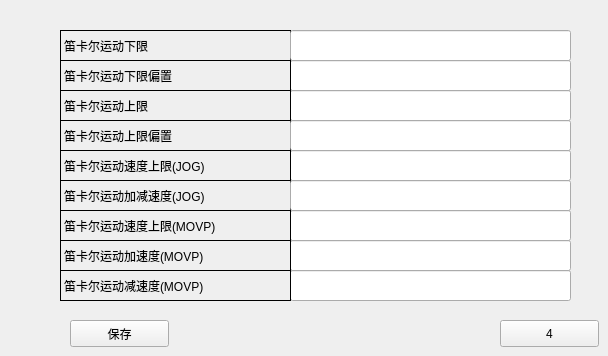
      <widget class="QWidget" name="page_21">
       <widget class="QLineEdit" name="lineEdit_112">
        <property name="geometry">
         <rect>
          <x>290</x>
          <y>210</y>
          <width>281</width>
          <height>31</height>
         </rect>
        </property>
       </widget>
       <widget class="QLineEdit" name="lineEdit_113">
        <property name="geometry">
         <rect>
          <x>290</x>
          <y>90</y>
          <width>281</width>
          <height>31</height>
         </rect>
        </property>
       </widget>
       <widget class="QLabel" name="label_158">
        <property name="geometry">
         <rect>
          <x>60</x>
          <y>180</y>
          <width>231</width>
          <height>31</height>
         </rect>
        </property>
        <property name="frameShape">
         <enum>QFrame::Panel</enum>
        </property>
        <property name="text">
         <string>笛卡尔运动加减速度(JOG)</string>
        </property>
       </widget>
       <widget class="QLineEdit" name="lineEdit_114">
        <property name="geometry">
         <rect>
          <x>290</x>
          <y>150</y>
          <width>281</width>
          <height>31</height>
         </rect>
        </property>
       </widget>
       <widget class="QLineEdit" name="lineEdit_139">
        <property name="geometry">
         <rect>
          <x>290</x>
          <y>270</y>
          <width>281</width>
          <height>31</height>
         </rect>
        </property>
       </widget>
       <widget class="QLabel" name="label_159">
        <property name="geometry">
         <rect>
          <x>60</x>
          <y>150</y>
          <width>231</width>
          <height>31</height>
         </rect>
        </property>
        <property name="frameShape">
         <enum>QFrame::Panel</enum>
        </property>
        <property name="text">
         <string>笛卡尔运动速度上限(JOG)</string>
        </property>
       </widget>
       <widget class="QLabel" name="label_160">
        <property name="geometry">
         <rect>
          <x>60</x>
          <y>120</y>
          <width>231</width>
          <height>31</height>
         </rect>
        </property>
        <property name="frameShape">
         <enum>QFrame::Panel</enum>
        </property>
        <property name="text">
         <string>笛卡尔运动上限偏置</string>
        </property>
       </widget>
       <widget class="QLineEdit" name="lineEdit_115">
        <property name="geometry">
         <rect>
          <x>290</x>
          <y>120</y>
          <width>281</width>
          <height>31</height>
         </rect>
        </property>
       </widget>
       <widget class="QPushButton" name="pushButton_59">
        <property name="geometry">
         <rect>
          <x>70</x>
          <y>320</y>
          <width>99</width>
          <height>27</height>
         </rect>
        </property>
        <property name="text">
         <string>保存</string>
        </property>
       </widget>
       <widget class="QLabel" name="label_161">
        <property name="geometry">
         <rect>
          <x>60</x>
          <y>210</y>
          <width>231</width>
          <height>31</height>
         </rect>
        </property>
        <property name="frameShape">
         <enum>QFrame::Panel</enum>
        </property>
        <property name="text">
         <string>笛卡尔运动速度上限(MOVP)</string>
        </property>
       </widget>
       <widget class="QLineEdit" name="lineEdit_116">
        <property name="geometry">
         <rect>
          <x>290</x>
          <y>60</y>
          <width>281</width>
          <height>31</height>
         </rect>
        </property>
       </widget>
       <widget class="QLineEdit" name="lineEdit_117">
        <property name="geometry">
         <rect>
          <x>290</x>
          <y>240</y>
          <width>281</width>
          <height>31</height>
         </rect>
        </property>
       </widget>
       <widget class="QLabel" name="label_162">
        <property name="geometry">
         <rect>
          <x>60</x>
          <y>90</y>
          <width>231</width>
          <height>31</height>
         </rect>
        </property>
        <property name="frameShape">
         <enum>QFrame::Panel</enum>
        </property>
        <property name="text">
         <string>笛卡尔运动上限</string>
        </property>
       </widget>
       <widget class="QLabel" name="label_163">
        <property name="geometry">
         <rect>
          <x>60</x>
          <y>240</y>
          <width>231</width>
          <height>31</height>
         </rect>
        </property>
        <property name="frameShape">
         <enum>QFrame::Panel</enum>
        </property>
        <property name="text">
         <string>笛卡尔运动加速度(MOVP)</string>
        </property>
       </widget>
       <widget class="QLabel" name="label_164">
        <property name="geometry">
         <rect>
          <x>60</x>
          <y>270</y>
          <width>231</width>
          <height>31</height>
         </rect>
        </property>
        <property name="frameShape">
         <enum>QFrame::Panel</enum>
        </property>
        <property name="text">
         <string>笛卡尔运动减速度(MOVP)</string>
        </property>
       </widget>
       <widget class="QLineEdit" name="lineEdit_118">
        <property name="geometry">
         <rect>
          <x>290</x>
          <y>180</y>
          <width>281</width>
          <height>31</height>
         </rect>
        </property>
       </widget>
       <widget class="QLabel" name="label_165">
        <property name="geometry">
         <rect>
          <x>60</x>
          <y>30</y>
          <width>231</width>
          <height>31</height>
         </rect>
        </property>
        <property name="frameShape">
         <enum>QFrame::Panel</enum>
        </property>
        <property name="text">
         <string>笛卡尔运动下限</string>
        </property>
       </widget>
       <widget class="QLabel" name="label_166">
        <property name="geometry">
         <rect>
          <x>60</x>
          <y>60</y>
          <width>231</width>
          <height>31</height>
         </rect>
        </property>
        <property name="frameShape">
         <enum>QFrame::Panel</enum>
        </property>
        <property name="text">
         <string>笛卡尔运动下限偏置</string>
        </property>
       </widget>
       <widget class="QLineEdit" name="lineEdit_119">
        <property name="geometry">
         <rect>
          <x>290</x>
          <y>30</y>
          <width>281</width>
          <height>31</height>
         </rect>
        </property>
       </widget>
       <widget class="QPushButton" name="pushButton_55">
        <property name="geometry">
         <rect>
          <x>500</x>
          <y>320</y>
          <width>99</width>
          <height>27</height>
         </rect>
        </property>
        <property name="text">
         <string>4</string>
        </property>
       </widget>
      </widget>
